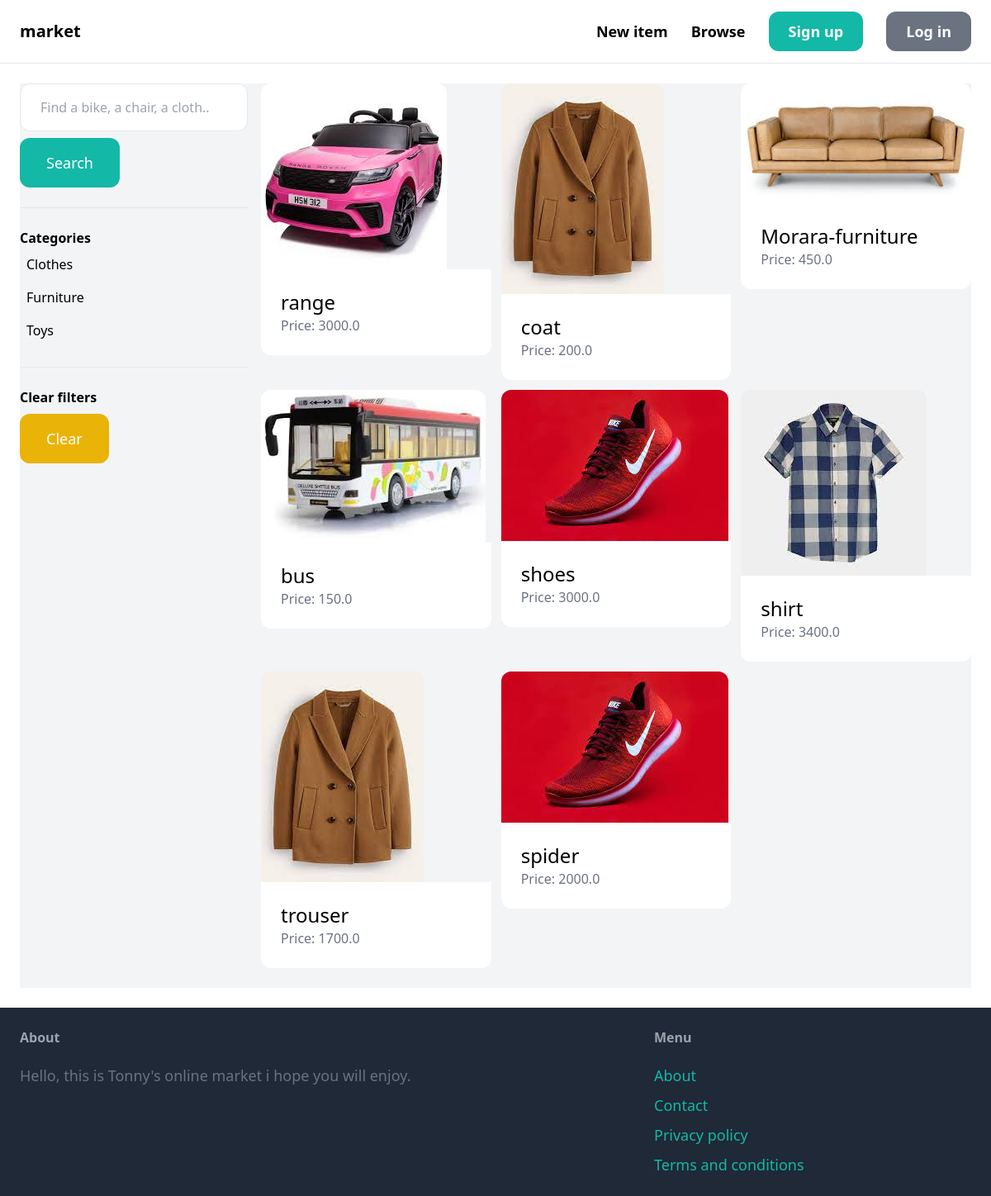
The app's page /items/ with its own data.
### item/models.py (models this page shows, shortened)
class Category(models.Model):
    name = models.CharField(max_length=255)
    class Meta:
        ordering = ('name',)
        verbose_name_plural = 'Categories'

class Item(models.Model):
    category = models.ForeignKey(Category, related_name='items', on_delete=models.CASCADE)
    name = models.CharField(max_length=255)
    description = models.TextField(blank=True, null=True)
    price = models.FloatField()
    image = models.ImageField(upload_to='items_images', blank=True, null=True)
    is_sold = models.BooleanField(default=False)
    created_by = models.ForeignKey(User, related_name='items', on_delete=models.CASCADE)
    created_at = models.DateTimeField(auto_now_add=True)

### item/views.py (the view)
# urls.py: path('', views.items, name='items'),
def items(request):
    query = request.GET.get('query', '')
    categories = Category.objects.all()
    category_id =request.GET.get('category', 0)
    items = Item.objects.filter(is_sold=False)
    if category_id:
        items = items.filter(category_id=category_id)
    if query:
        items=items.filter(Q(name__icontains=query) | Q(description__icontains=query))
    return render(request, 'item/items.html', {
        'items': items,
        'query': query,
        'categories': categories,
        'category_id': int(category_id)
    })

### item/templates/item/items.html (shortened to what this page needs)
{% extends 'core/base.html' %}
{% block content %}
    <div class="pb-6 grid grid-cols-4 gap-4 bg-gray-100">
        <div class="col-span-1">
            <form method="get" action="{% url 'item:items' %}">
                <input name="query" class="w-full py-4 px-6 border rounded-xl" type="text" value="{{ query }}" placeholder="Find a bike, a chair, a cloth..">
                <button class="mt-2 py-4 px-8 text-lg bg-teal-500 text-white rounded-xl">Search</button>
            </form>
            <hr class="my-6">
            <p class="font-semibold">Categories</p>
            <ul>
                {% for category in categories %}
                    <li class="py-2 px-2 rounded-xl{% if category.id == category_id %} bg-gray-200{% endif %}">
                        <a href="{% url 'item:items' %}?query={{ query }}&category={{ category.id }}">{{ category.name }}</a>
                    </li>
                {% endfor %}
            </ul>
            <hr class="my-6">
            <p class="font-semibold">Clear filters</p>
            <ul>
                <li><a href="{% url 'item:items' %}" class="mt-2 py-4 px-8 inline-block bg-yellow-500 text-lg rounded-xl text-white">Clear</a>
        </div>
        <div class="col-span-3">
            <div class="grid grid-cols-3 gap-3">
                {% for item in items %}
                   <div>
                      <a href="{% url 'item:detail' item.id %}">
                         <div>
                            <img src="{{ item.image.url }}" class="rounded-t-xl">
                         </div>
                         <div class="p-6 bg-white rounded-b-xl">
                               <h2 class="text-2xl">{{ item.name }}</h2>
                               <p class="text-gray-500">Price: {{ item.price }}</p>
                         </div>
                      </a>
                   </div>
                {% endfor %}
          </div>
        </div>
    </div>
{% endblock %}

### records on screen
Category: name "Clothes"
Category: name "Furniture"
Category: name "Toys"
Item: image (picture), name "range", price "3000.0"
Item: image (picture), name "coat", price "200.0"
Item: image (picture), name "Morara-furniture", price "450.0"
Item: image (picture), name "bus", price "150.0"
Item: image (picture), name "shoes", price "3000.0"
Item: image (picture), name "shirt", price "3400.0"
Item: image (picture), name "trouser", price "1700.0"
Item: image (picture), name "spider", price "2000.0"
